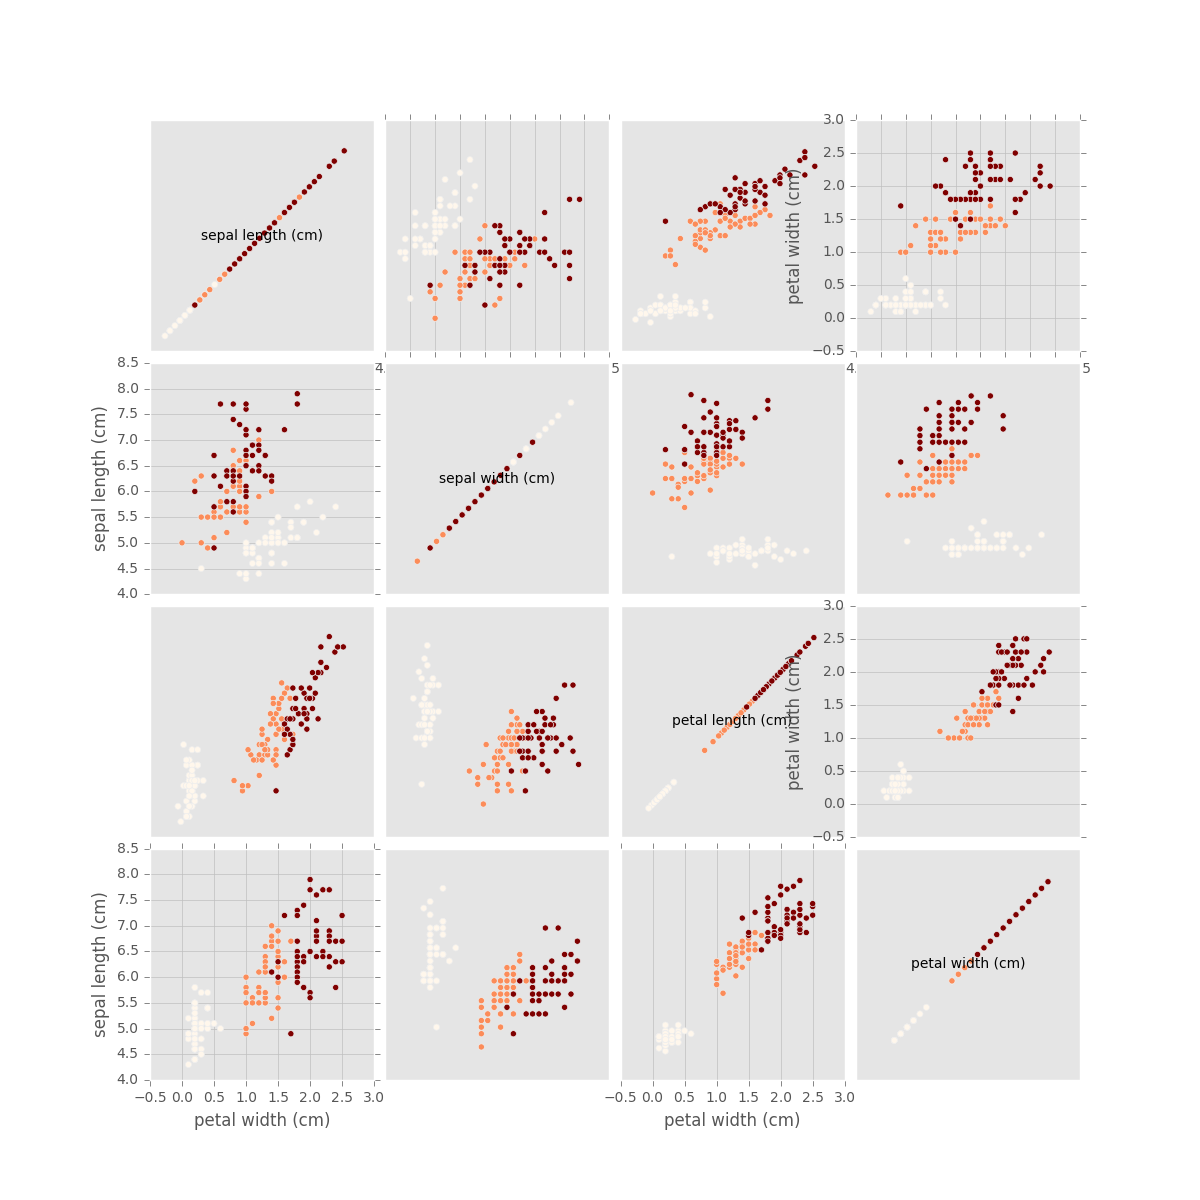

The script that saved this image:
from sklearn import datasets
from MachineLearningUtils.UsefulPlots import DataPlots
from MachineLearningUtils.DatasetTools import DatasetsTools



def main():
    # load iris data into DataFrame
    iris_dtst = DatasetsTools(datasets.load_iris)
    iris_df = iris_dtst.data_as_df()
    print ("columns: {}".format(list(iris_df)))
    print (iris_dtst.info)
    plotter=DataPlots(df=iris_df, ggplot=True)
    fig=plotter.colored_scatter_matrix(df=iris_df,colored_column_name="Target")
    fig.savefig("iris-colored_acatter_matrix.png")

    return

if __name__ == '__main__':
    main()